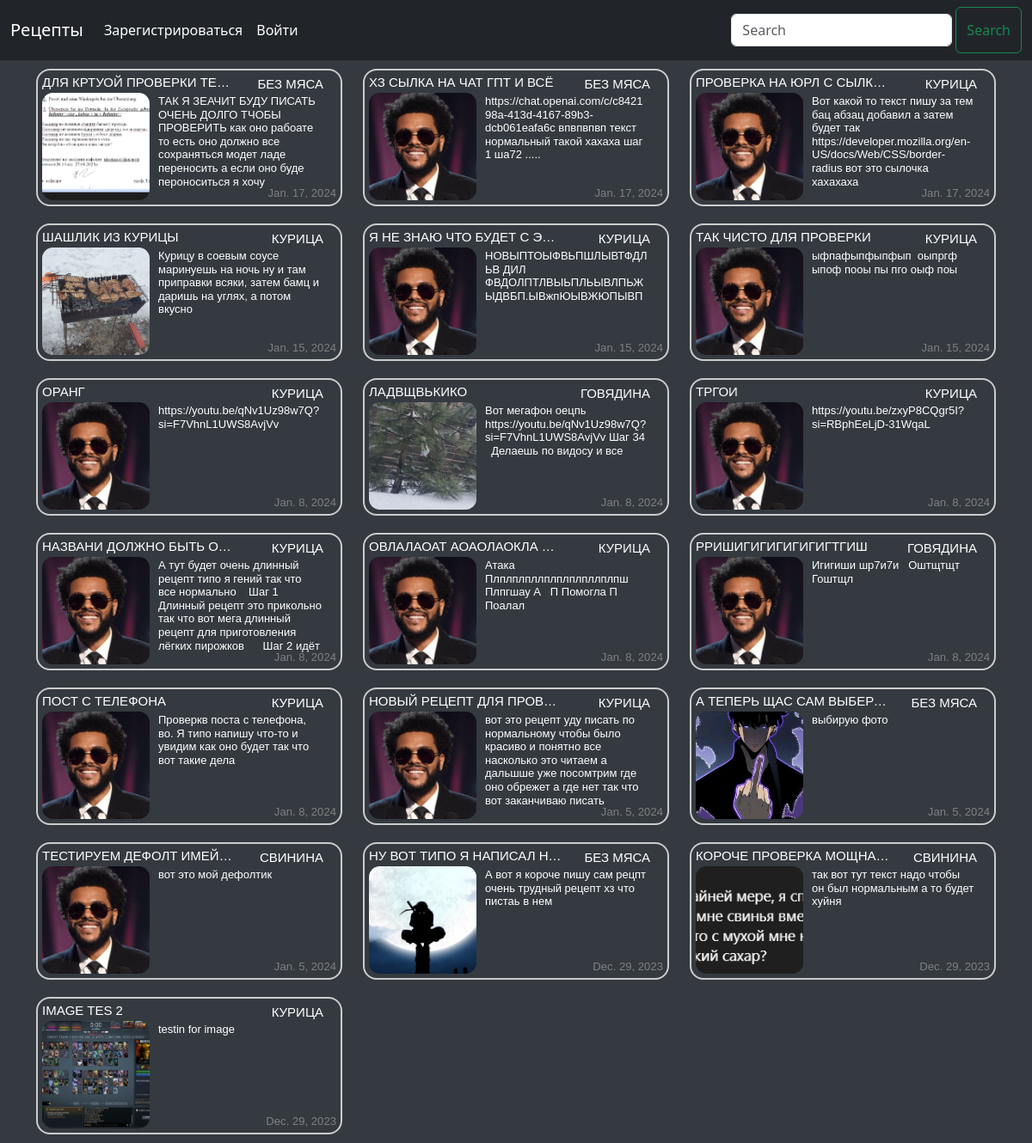
The page / on the database its author committed.
### apprecipe/models.py (models this page shows, shortened)
class Post(models.Model):
    recipe_tittle = models.CharField(max_length=50, unique=True, verbose_name="Название")
    recipe = RichTextField(blank=True, null=True, config_name='default', verbose_name="Рецепт")
    recipe_date = models.DateField(auto_now_add=True)
    category = models.CharField(max_length=50, verbose_name="Категория")
    image = models.ImageField(null=True, blank=True, upload_to="images/", default='default.jpg')
    class Meta:
        ordering = ['-id']

### apprecipe/views.py (the view)
# urls.py: path('', HomeView.as_view(), name='home'),
class HomeView(ListView):
    model = Post
    template_name = 'home.html'
    ordering = ['-id']
    def get_context_data(self, *args, **kwargs):
        categ_menu = Category.objects.all()
        context = super().get_context_data(*args, **kwargs)
        context['categ_menu'] = categ_menu
        return context

### apprecipe/templates/home.html (shortened to what this page needs)
<!DOCTYPE html>
<html xmlns="http://www.w3.org/1999/html">
<head>
</head>
<body>
{% extends 'base.html' %}
{% block content %}
<div class="row">
    {% for post in object_list%}
        <div class="col-md-4">
                <div class="recipe-item">
                    <h3 class="title"><a href="{% url 'recipe-detail' post.pk %}" style="text-decoration: none; color: inherit;">{{ post.recipe_tittle}} </a></h3>
                    {% if post.image %}
                    <a href="{% url 'recipe-detail' post.pk %}" style="text-decoration: none; color: inherit;">
                        <img class="image" src="{{ post.image.url }}">
                    </a>
                    {% endif %}
                    <h3 class="category"><a href="{% url 'category' post.category %}" style="text-decoration: none; color: inherit;" >{{ post.category }}</a></h3>
                    <p class="wrap-text">{{ post.recipe|striptags| safe }}</p>
                    <h5 class="date"><small>{{ post.recipe_date }}</small></h5>
                </div>
        </div>
    {% endfor %}
</div>
{% endblock %}

### apprecipe/templates/base.html (shortened to what this page needs)
<!DOCTYPE html>
<html lang="en">
<head>
    <link rel="stylesheet" href="https://use.fontawesome.com/releases/v5.3.1/css/all.css">
    <link href="https://cdn.jsdelivr.net/npm/bootstrap@5.3.2/dist/css/bootstrap.min.css" rel="stylesheet">
</head>
<body>
<nav class="navbar navbar-expand-lg bg-dark justify-content-end">
    <div class="container-fluid">
        <a class="navbar-brand" href="{% url 'home' %}">Рецепты</a>
        <div class="collapse navbar-collapse" id="navbarSupportedContent">
            <ul class="navbar-nav me-auto mb-2 mb-lg-0">
                {% if user.is_authenticated %}
                   {% for item in categ_menu %}
                    <li class="nav-item">
                        <a class="nav-link" href="{% url 'category'  item %}">{{ item }}</a>
                    </li>
                   {% endfor %}
                {% else %}
                    <li class="nav-item">
                        <a class="nav-link" href="{% url 'registr' %}">Зарегистрироваться</a>
                    </li>
                    <li class="nav-item">
                        <a class="nav-link" href="{% url 'login' %}">Войти</a>
                    </li>
                {% endif %}
            </ul>
            <form class="d-flex" role="search" method="POST" action="{% url 'search' %}">
                <input class="form-control mx-1 my-2" type="search" placeholder="Search" name="search_query" aria-label="Search">
                <button class="btn btn-outline-success" type="submit">Search</button>
            </form>
        </div>
    </div>
</nav>
<div class="container">
    {% block content %}
    {% endblock %}
</div>
</body>
</html>

### apprecipe/templates/home.html (style rules this page uses)
.recipe-item { width: auto; height: auto; border: 2px solid #ccc; margin-top: 10px; margin-bottom: 10px; overflow: hidden; border-radius: 1em; padding-left: 5px; padding-right: 5px; position: relative; }
.title { max-width: 225px; margin-top: 5px; white-space: nowrap; overflow: hidden; text-overflow: ellipsis; font-family: arial; color: white; font-size: 15px; text-transform: uppercase; }
.category { font-family: arial; color: white; font-size: 15px; text-transform: uppercase; margin-right: 20px; text-decoration: none; position: absolute; top: 7px; right: 0; display: block; }
.wrap-text { position: absolute; top: 28px; left: 140px; display: block; font-family: arial; color: white; text-align: left; font-size: 13px; max-width: 190px; line-height: 1.2em; max-height: 8.4em; overflow: hidden; }
.date { font-family: arial; color: grey; font-size: 15px; position: absolute; bottom: 0; right: 0; margin: 5px; display: block; }
.image { width: 125px; height: 125px; object-fit: cover; border-radius: 10%; margin-top: -5px; margin-bottom: 5px; }

### apprecipe/templates/base.html (style rules this page uses)
.wrap-text { word-wrap: break-word; }
body { background-color: #343a40; color: #ffffff; }
.navbar { background-color: #343a40; }
.navbar-brand { color: #ffffff; }
.navbar-nav .nav-link { color: #ffffff; }

### rows shown on the page
Post: recipe_tittle "ДЛЯ КРТУОЙ ПРОВЕРКИ ТЕ…", image (picture), category "БЕЗ МЯСА", recipe "ТАК Я ЗЕАЧИТ БУДУ ПИСАТЬ ОЧЕНЬ ДОЛГО ТЧОБЫ ПРОВЕРИТЬ как оно рабоате то есть оно должно все сохраняться модет ладе переносить а если оно буде пероноситься я хочу…", recipe_date "Jan. 17, 2024"
Post: recipe_tittle "ХЗ СЫЛКА НА ЧАТ ГПТ И ВСЁ", image (placeholder picture), category "БЕЗ МЯСА", recipe "https://chat.openai.com/c/c842198a-413d-4167-89b3-dcb061eafa6c впвпвпвп текст нормальный такой хахаха шаг 1 ша72 .....", recipe_date "Jan. 17, 2024"
Post: recipe_tittle "ПРОВЕРКА НА ЮРЛ С СЫЛК…", image (placeholder picture), category "КУРИЦА", recipe "Вот какой то текст пишу за тем бац абзац добавил а затем будет так https://developer.mozilla.org/en-US/docs/Web/CSS/border-radius вот это сылочка хахахаха", recipe_date "Jan. 17, 2024"
Post: recipe_tittle "ШАШЛИК ИЗ КУРИЦЫ", image (picture), category "КУРИЦА", recipe "Курицу в соевым соусе маринуешь на ночь ну и там приправки всяки, затем бамц и даришь на углях, а потом вкусно", recipe_date "Jan. 15, 2024"
Post: recipe_tittle "Я НЕ ЗНАЮ ЧТО БУДЕТ С Э…", image (placeholder picture), category "КУРИЦА", recipe "НОВЫПТОЫФВЬПШЛЫВТФДЛЬВ ДИЛ ФВДОЛПТЛВЫЬПЛЬЫВЛПЬЖЫДВБП.ЫВжпЮЫВЖЮПЫВП", recipe_date "Jan. 15, 2024"
Post: recipe_tittle "ТАК ЧИСТО ДЛЯ ПРОВЕРКИ", image (placeholder picture), category "КУРИЦА", recipe "ыфпафыпфыпфып оыпргф ыпоф пооы пы пго оыф поы", recipe_date "Jan. 15, 2024"
Post: recipe_tittle "ОРАНГ", image (placeholder picture), category "КУРИЦА", recipe "https://youtu.be/qNv1Uz98w7Q?si=F7VhnL1UWS8AvjVv", recipe_date "Jan. 8, 2024"
Post: recipe_tittle "ЛАДВЩВЬКИКО", image (picture), category "ГОВЯДИНА", recipe "Вот мегафон оецпь https://youtu.be/qNv1Uz98w7Q?si=F7VhnL1UWS8AvjVv Шаг 34 Делаешь по видосу и все", recipe_date "Jan. 8, 2024"
Post: recipe_tittle "ТРГОИ", image (placeholder picture), category "КУРИЦА", recipe "https://youtu.be/zxyP8CQgr5I?si=RBphEeLjD-31WqaL", recipe_date "Jan. 8, 2024"
Post: recipe_tittle "НАЗВАНИ ДОЛЖНО БЫТЬ О…", image (placeholder picture), category "КУРИЦА", recipe "А тут будет очень длинный рецепт типо я гений так что все нормально Шаг 1 Длинный рецепт это прикольно так что вот мега длинный рецепт для приготовления лёгких пирожков Шаг 2 идёт…", recipe_date "Jan. 8, 2024"
Post: recipe_tittle "ОВЛАЛАОАТ АОАОЛАОКЛА…", image (placeholder picture), category "КУРИЦА", recipe "Атака Плплплпллплплплпллплпш Плпгшау А П Помогла П Поалал", recipe_date "Jan. 8, 2024"
Post: recipe_tittle "РРИШИГИГИГИГИГИГТГИШ", image (placeholder picture), category "ГОВЯДИНА", recipe "Игигиши шр7и7и Оштщтщт Гоштщл", recipe_date "Jan. 8, 2024"
Post: recipe_tittle "ПОСТ С ТЕЛЕФОНА", image (placeholder picture), category "КУРИЦА", recipe "Проверкв поста с телефона, во. Я типо напишу что-то и увидим как оно будет так что вот такие дела", recipe_date "Jan. 8, 2024"
Post: recipe_tittle "НОВЫЙ РЕЦЕПТ ДЛЯ ПРОВ…", image (placeholder picture), category "КУРИЦА", recipe "вот это рецепт уду писать по нормальному чтобы было красиво и понятно все насколько это читаем а дальшше уже посомтрим где оно обрежет а где нет так что вот заканчиваю писать…", recipe_date "Jan. 5, 2024"
Post: recipe_tittle "А ТЕПЕРЬ ЩАС САМ ВЫБЕР…", image (picture), category "БЕЗ МЯСА", recipe "выбирую фото", recipe_date "Jan. 5, 2024"
Post: recipe_tittle "ТЕСТИРУЕМ ДЕФОЛТ ИМЕЙ…", image (placeholder picture), category "СВИНИНА", recipe "вот это мой дефолтик", recipe_date "Jan. 5, 2024"
Post: recipe_tittle "НУ ВОТ ТИПО Я НАПИСАЛ Н…", image (picture), category "БЕЗ МЯСА", recipe "А вот я короче пишу сам рецпт очень трудный рецепт хз что пистаь в нем", recipe_date "Dec. 29, 2023"
Post: recipe_tittle "КОРОЧЕ ПРОВЕРКА МОЩНА…", image (picture), category "СВИНИНА", recipe "так вот тут текст надо чтобы он был нормальным а то будет хуйня", recipe_date "Dec. 29, 2023"
Post: recipe_tittle "IMAGE TES 2", image (picture), category "КУРИЦА", recipe "testin for image", recipe_date "Dec. 29, 2023"
